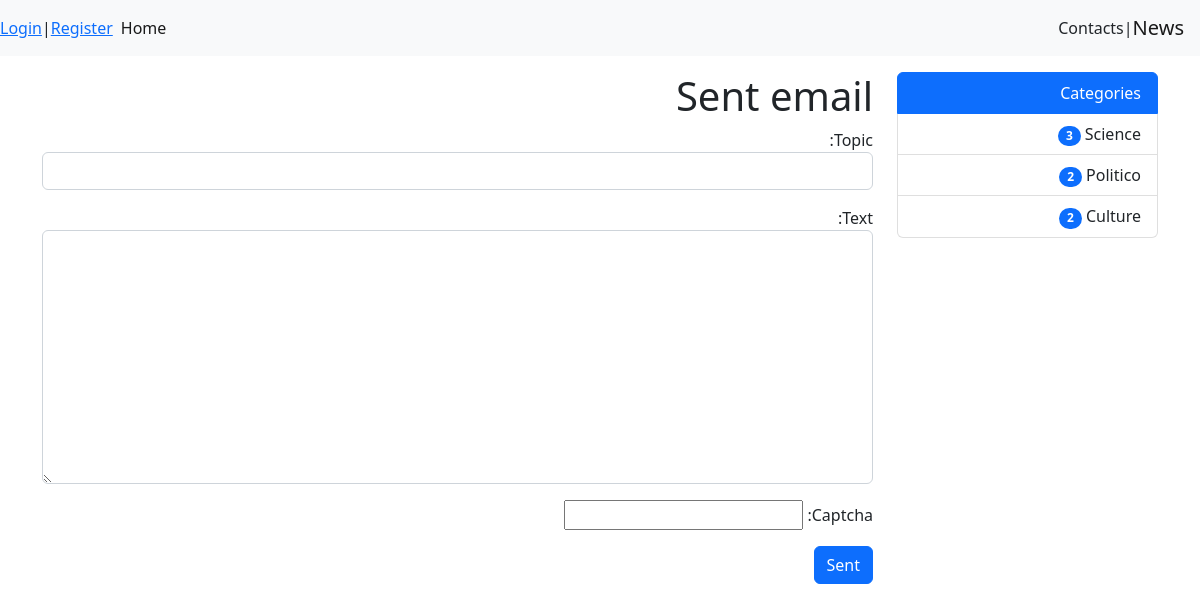
The app's page /contact with its own data.
### news/models.py (models this page shows, shortened)
class Category(models.Model):
    title = models.CharField(max_length=150, db_index=True, verbose_name='category_name')
    def get_absolute_url(self):
        return reverse('category', kwargs={"category_id": self.pk})
    class Meta:
        verbose_name_plural = 'Categories'
        ordering = ['title']

### news/views.py (the view)
# urls.py: path('contact', contact, name='contact'),
def contact(request):
    if request.method == 'POST':
        form = ContactForm(data=request.POST)
        if form.is_valid():
            mail = send_mail(form.cleaned_data['subject'], form.cleaned_data['content'], 'vitok1223@gmail.com',
                             ['petaykmirzoyan@mail.ru'], fail_silently=False)
            if mail:
                messages.success(request, "You have successfully sent an email")
                return redirect('contact')
            else:
                messages.error(request, 'Sent error')
    else:
        form = ContactForm()
    return render(request, 'news/test.html', {'form': form})

### news/forms.py
class ContactForm(forms.Form):
    subject = forms.CharField(label='Topic', widget=forms.TextInput(attrs={'class': 'form-control'}))
    content = forms.CharField(label='Text', widget=forms.Textarea(attrs={'class': 'form-control'}))
    captcha = CaptchaField()

### news/templatetags/news_tags.py (called while the page is built)
@register.inclusion_tag('news/../../templates/inc/list_categories.html', name='show_categories', )
def show_categories():
    categories = Category.objects.annotate(count=Count('news', filter=F('news__is_published'))).filter(count__gt=0)
    return {'categories': categories}

### news/templates/news/test.html (shortened to what this page needs)
{% extends 'base.html' %}
{% block conteiner %}
    <h1>Sent email</h1>
    <form method="post">
        {{ form.as_p }}
        <button type="submit" class="btn btn-primary">Sent</button>
    </form>
{% endblock %}

### templates/inc/list_categories.html
{% load news_tags %}
<div class="list-group">
    <button type="button" class="list-group-item list-group-item-action active" aria-current="true">Categories</button>
    {% for item in categories %}
        <a href="{{ item.get_absolute_url }}" class="list-group-item list-group-item-action">{{ item.title }} <span class="badge bg-primary rounded-pill">{{ item.count }}</span></a>
    {% endfor %}
</div>

### records on screen
Category: title "Science", count "3"
Category: title "Politico", count "2"
Category: title "Culture", count "2"
